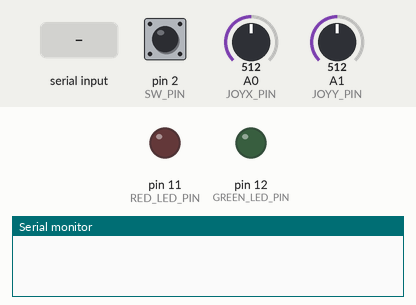
Simulated run of this sketch. Board: Arduino Uno, built with avr-gcc and run on an emulated ATmega328P. Shown: output pins drawn as LEDs (lit = HIGH), the last lines printed to the serial monitor. Dashed ring = blinking. Inputs (shaded band) come from the test bench; at power-on: pin 2 (SW_PIN) HIGH, A0 (JOYX_PIN) = 512, A1 (JOYY_PIN) = 512.

Above: at 1.2 s.
1.3 s: "game_over\n" received over Serial
At 2.4 s:
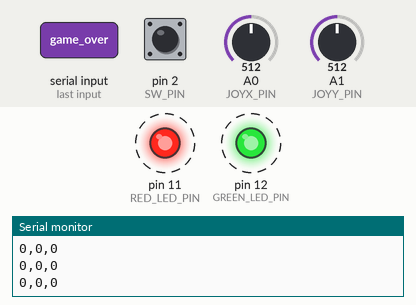
4.3 s: "green_led_on\n" received over Serial
At 4.9 s:
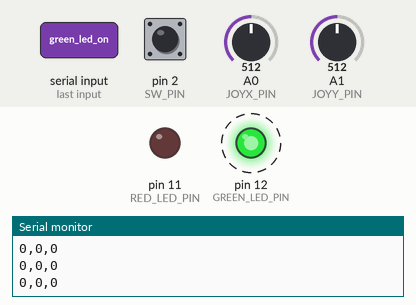
7.3 s: "red_led_on\n" received over Serial
At 8.2 s:
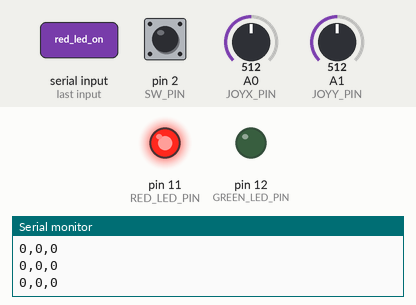
Timing chart, 0 to 10.3 s (numbered marks = the images above; inputs shaded):
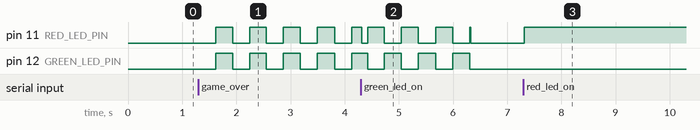

The sketch:

sketch_may2a.ino
```cpp
//Teodora Alexandrescu

const int JOYX_PIN = A0;
const int JOYY_PIN = A1;
const int SW_PIN = 2;
const int RED_LED_PIN = 11;
const int GREEN_LED_PIN = 12;

const int NUM_READINGS = 10;

struct AxisReadings {
  int readIndex;
  int readings[NUM_READINGS];
  float total = 0;
  int average = 0;
  int zeroed;

} xAxisReadings, yAxisReadings;

bool zeroing = false;
bool ready = false;
bool gameOver = false;

unsigned long gameOverStartTime = 0;
unsigned long lastFlashTime = 0;

void setup() {
  // put your setup code here, to run once:
  Serial.begin(9600);

  pinMode(SW_PIN, INPUT_PULLUP);
  pinMode(RED_LED_PIN, OUTPUT);
  pinMode(GREEN_LED_PIN, OUTPUT);

  for (int i = 0; i < NUM_READINGS; i++) {
    xAxisReadings.readings[i] = yAxisReadings.readings[i] = 0;
  }
}

void loop() {
  // put your main code here, to run repeatedly:
  int xValue = analogRead(JOYX_PIN);
  int yValue = analogRead(JOYY_PIN);

  int swValue = !digitalRead(SW_PIN);

  smoothAxis(&xAxisReadings, xValue);
  smoothAxis(&yAxisReadings, yValue);

  if (Serial.available() > 0) {
    String msg = Serial.readStringUntil('\n');
    if (msg == "zero") {
      zeroing = true;
    } else if (msg == "green_led_on") {
      digitalWrite(GREEN_LED_PIN, HIGH);
      digitalWrite(RED_LED_PIN, LOW);
    } else if (msg == "red_led_on") {
      digitalWrite(RED_LED_PIN, HIGH);
      digitalWrite(GREEN_LED_PIN, LOW);
    } else if (msg == "game_over") {
      gameOver = true;
      gameOverStartTime = millis();
      lastFlashTime = millis();    }
  }

  if (gameOver) {
    unsigned long currentTime = millis();
    if (currentTime - gameOverStartTime < 5000) {
      if (currentTime - lastFlashTime >= 300) {
        digitalWrite(RED_LED_PIN, !digitalRead(RED_LED_PIN));
        digitalWrite(GREEN_LED_PIN, !digitalRead(GREEN_LED_PIN));
        lastFlashTime = currentTime;
      }
    } else {
      digitalWrite(RED_LED_PIN, LOW);
      digitalWrite(GREEN_LED_PIN, LOW);
      gameOver = false;
    }
  }

  if (!ready && millis() > 2000) {
    xAxisReadings.zeroed = xAxisReadings.average;
    yAxisReadings.zeroed = yAxisReadings.average;
    ready = true;
  }

  if (ready) {
    Serial.print(xAxisReadings.average - xAxisReadings.zeroed);
    Serial.print(",");
    Serial.print(yAxisReadings.average - yAxisReadings.zeroed);
    Serial.print(",");
    Serial.println(swValue);
  }

  delay(16);
}

void smoothAxis(AxisReadings *readings, int newValue) {
  int index = readings->readIndex;
  readings->total = readings->total - readings->readings[index];
  readings->readings[index] = newValue;
  readings->total += newValue;
    readings->readIndex = readings->readIndex + 1;

  if (readings->readIndex >= NUM_READINGS)
    readings->readIndex = 0;

  readings->average = round(readings->total / NUM_READINGS);
}
```

Measured:
- after the input at 1.3 s, pin 11 (RED_LED_PIN), pin 12 (GREEN_LED_PIN): alternates HIGH for 0.31 s and LOW for 0.32 s, starting after 0.32 s
- after the input at 7.3 s, pin 11 (RED_LED_PIN): LOW → HIGH at once
